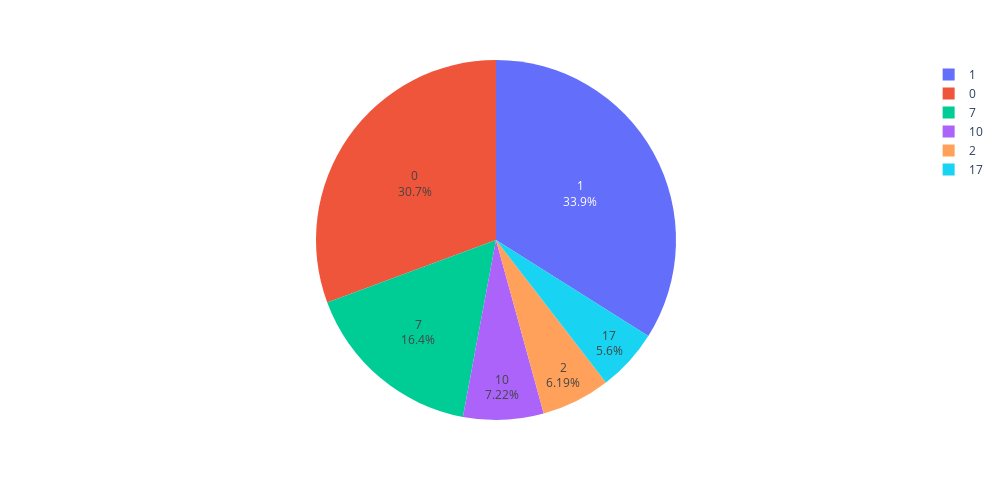

Here is the notebook cell this chart was saved with:
### Code cell
fig = px.pie(df_it, values='counts', names='instrument_type_id', hover_data=None, width=1000, height=500)
fig.update_traces(textposition='inside', textinfo='percent+label')
fig.show()

### Figure 1 — Plotly figure (JSON) as saved in the notebook; plotly's stock layout.template omitted (floating-point values rounded to 4 significant figures)
{"data": [{"domain": {"x": [0, 1], "y": [0, 1]}, "hovertemplate": "instrument_type_id=%{label}<br>counts=%{value}<extra></extra>", "labels": [0, 1, 2, 7, 10, 17], "legendgroup": "", "name": "", "showlegend": true, "textinfo": "percent+label", "textposition": "inside", "type": "pie", "values": [28260, 31296, 5703, 15122, 6655, 5161]}], "layout": {"height": 500, "legend": {"tracegroupgap": 0}, "margin": {"t": 60}, "width": 1000}}
